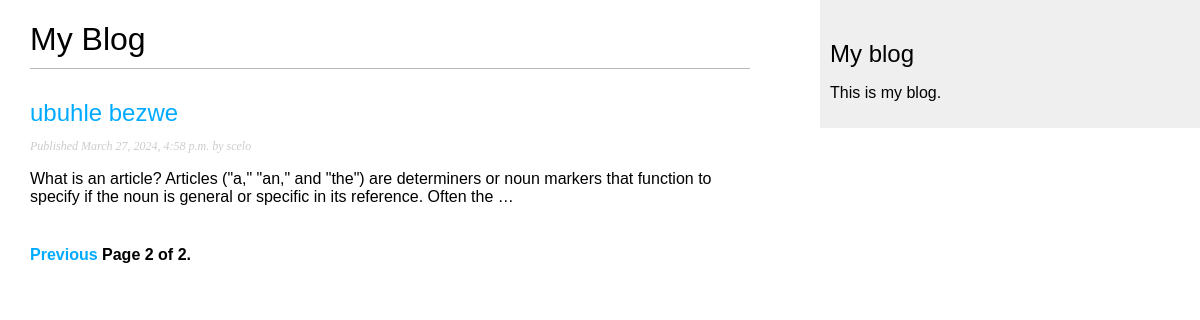
The page /blog/?page=2 on the database as committed earlier.
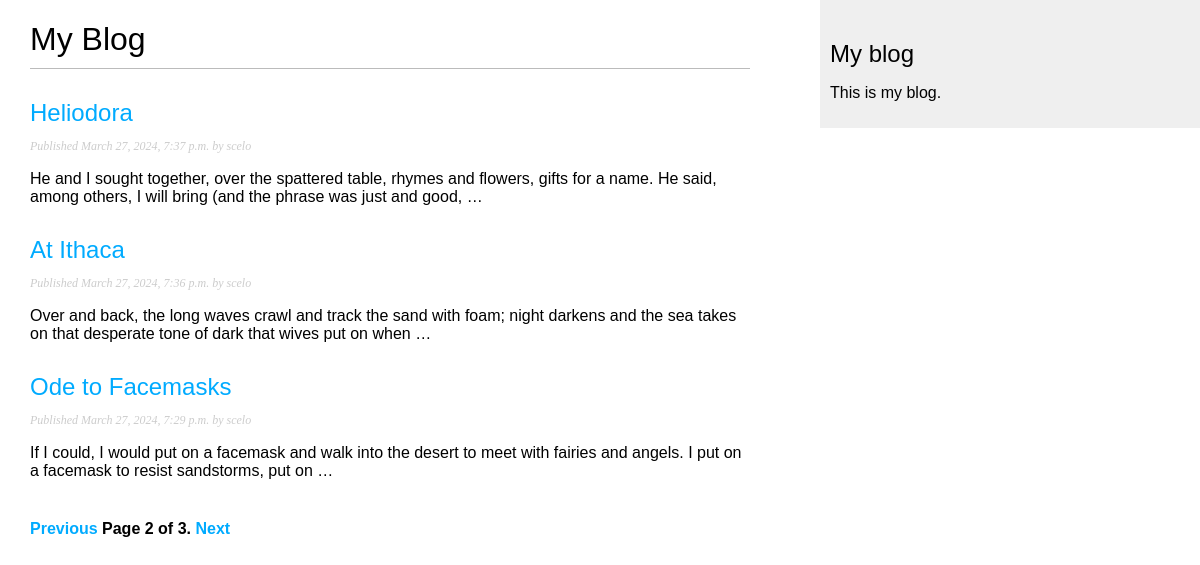
The same page on the database as committed later.
### blog/models.py (models this page shows, shortened)
class Post(models.Model):
    class Status(models.TextChoices):
        DRAFT='DF','Draft'
        PUBLISHED='PB','Published'
    title=models.CharField(max_length=250)
    slug=models.SlugField(max_length=250, unique_for_date='publish')
    body=models.TextField()
    author=models.ForeignKey(User,on_delete=models.CASCADE,related_name="blog_post")
    publish=models.DateTimeField(default=timezone.now)
    created=models.DateTimeField(auto_now_add=True)
    updated=models.DateTimeField(auto_now=True)
    status=models.CharField(max_length=2,choices=Status.choices,default=Status.DRAFT)
    objects=models.Manager()
    published=PublishedManager()
    class Meta:
        ordering=['-publish']
        indexes=[models.Index(fields=['-publish']),]
    def get_absolute_url(self):
        return reverse('blog:post_detail',
                       args=[self.publish.year,
                             self.publish.month,
                             self.publish.day,
                             self.slug])

### blog/views.py (the view)
# urls.py: path('',views.post_list,name='post_list'),
def post_list(request):
    post_list = Post.published.all()
    paginator=Paginator(post_list,3)
    page_number=request.GET.get('page',1)
    posts=paginator.page(page_number)
    return render(request,
                 'blog/post/list.html',
                 {'posts': posts})

### blog/models.py (called while the page is built)
    def get_queryset(self) -> models.QuerySet:
        return super().get_queryset().filter(status=Post.Status.PUBLISHED)

### blog/templates/blog/post/list.html (shortened to what this page needs)
{% extends "blog/base.html" %}
{% block content %}
  <h1>My Blog</h1>
  {% for post in posts %}
    <h2>
      <a href="{{ post.get_absolute_url }}">
        {{ post.title }}
      </a>
    </h2>
    <p class="date">
      Published {{ post.publish }} by {{ post.author }}
    </p>
    {{ post.body|truncatewords:30|linebreaks }}
  {% endfor %}
  {% include "pagination.html" with page=posts %}
{% endblock %}

Rows that differ between the two databases and show on the page:
removed Post: title "ubuhle bezwe", publish "March 27, 2024, 4:58 p.m.", author "scelo", body "What is an article? Articles (\"a,\" \"an,\" and \"the\") are determiners or noun markers that function to specify if the noun is general or specific in its reference. Often the …"
added Post: title "Heliodora", publish "March 27, 2024, 7:37 p.m.", author "scelo", body "He and I sought together, over the spattered table, rhymes and flowers, gifts for a name. He said, among others, I will bring (and the phrase was just and good, …"
added Post: title "At Ithaca", publish "March 27, 2024, 7:36 p.m.", author "scelo", body "Over and back, the long waves crawl and track the sand with foam; night darkens and the sea takes on that desperate tone of dark that wives put on when …"
added Post: title "Ode to Facemasks", publish "March 27, 2024, 7:29 p.m.", author "scelo", body "If I could, I would put on a facemask and walk into the desert to meet with fairies and angels. I put on a facemask to resist sandstorms, put on …"
Other text that changed with them:
{{ page.paginator.num_pages }}: "2" → "3"
text now shown: "Next"
